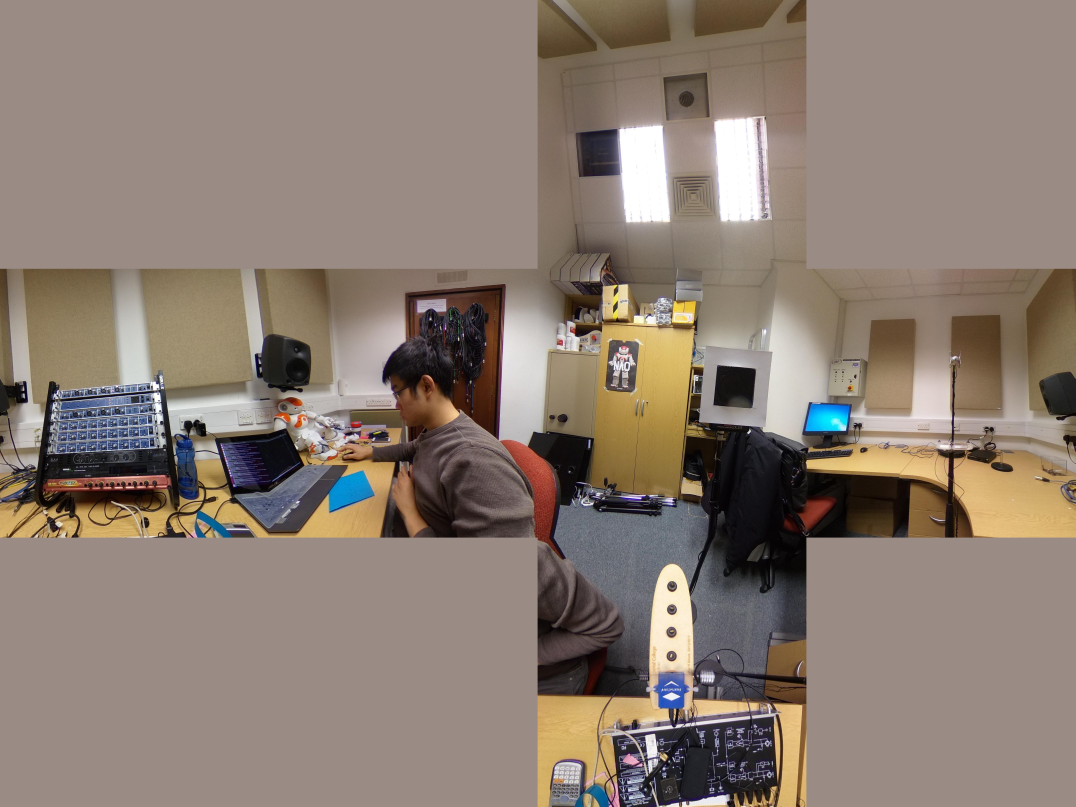
#> input picture src/images/cube_map.jpg, 5376 x 4032 px, found by its file name (shown at 1/5 size)
$ python main_draft_caa140518.py   (older library calls are emulated)
#> lines starting #> are read from the running program, lines starting #| are printed output that depends on the picture; after the words box and inside, x2 and y2 are one past the last pixel; in counts of white or black regions, pixels touching at a corner belong together
import toolbox as tb
import numpy as np
import cv2

def setEdgeParameters(img):
	# Input: Image frame
	# Output: Adaptive thresholds for Canny Edge Detection
	sigma = 0.33
	v = np.median(img)
	lower_threshold = int(max(0, (1.0 - sigma) * v))
	upper_threshold = int(min(255, (1.0 + sigma) * v))

	return lower_threshold, upper_threshold

def findSpeaker(c):
	perimeter = cv2.arcLength(c, True)
	epsilon = 0.01*perimeter
	approx = cv2.approxPolyDP(c, epsilon, True)

	if len(approx) == 4:
		(x,y,w,h) = cv2.boundingRect(approx)
		aspect_ratio = w/float(h)
		area = cv2.contourArea(c)
		hullArea = cv2.contourArea(cv2.convexHull(c))
		solidity = area/float(hullArea)

		# Check for Flags:
		keepSolidity = solidity > 0.9
		keepAspectRatio = aspect_ratio >= 0.8 and aspect_ratio <= 1.2 # To account for warping outside horizontal plane
		keepDims = w > 50 and h > 50 # If cannot detect, adjust this!

		# Found Speaker:
		if keepAspectRatio and keepSolidity and keepDims:
			return True, [approx]
		else:
			return False, []
	else:
		return False, []

img = cv2.imread('images/cube_map.jpg', 1)
#> img is the input picture: shape (4032, 5376, 3); mean B, G, R 114.7, 125.3, 139.7
pixel_threshold = 10

gray_img = cv2.cvtColor(img, cv2.COLOR_BGR2GRAY)
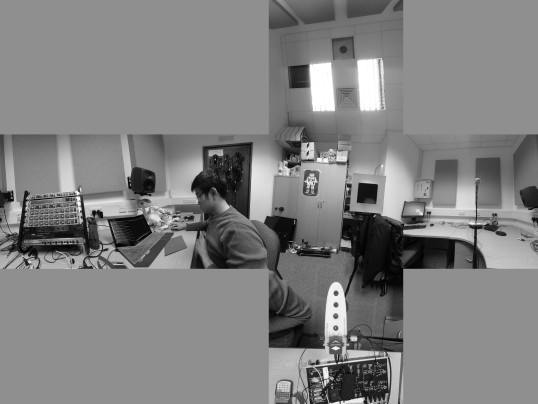
#> gray_img: shape (4032, 5376) (shown at 1/10 size); min 0, max 255, mean 128.5
blurred = cv2.GaussianBlur(gray_img, (5,5), 0)

canny_low, canny_high = setEdgeParameters(img)
#> in setEdgeParameters, `v = np.median(img)`: v = 133
#> in setEdgeParameters, `lower_threshold = int(max(0, (1.0 - sigma) * v))`: lower_threshold = 89
#> in setEdgeParameters, `upper_threshold = int(min(255, (1.0 + sigma) * v))`: upper_threshold = 176
#> canny_low = 89; canny_high = 176

# Set Up Windows:
cv2.namedWindow('output_edged', cv2.WINDOW_NORMAL)
cv2.namedWindow('output_img', cv2.WINDOW_NORMAL)

while (pixel_threshold != 255):
	# Binary intensity sweep
	ret, th1 = cv2.threshold(blurred, pixel_threshold, 255,
		cv2.THRESH_BINARY_INV)
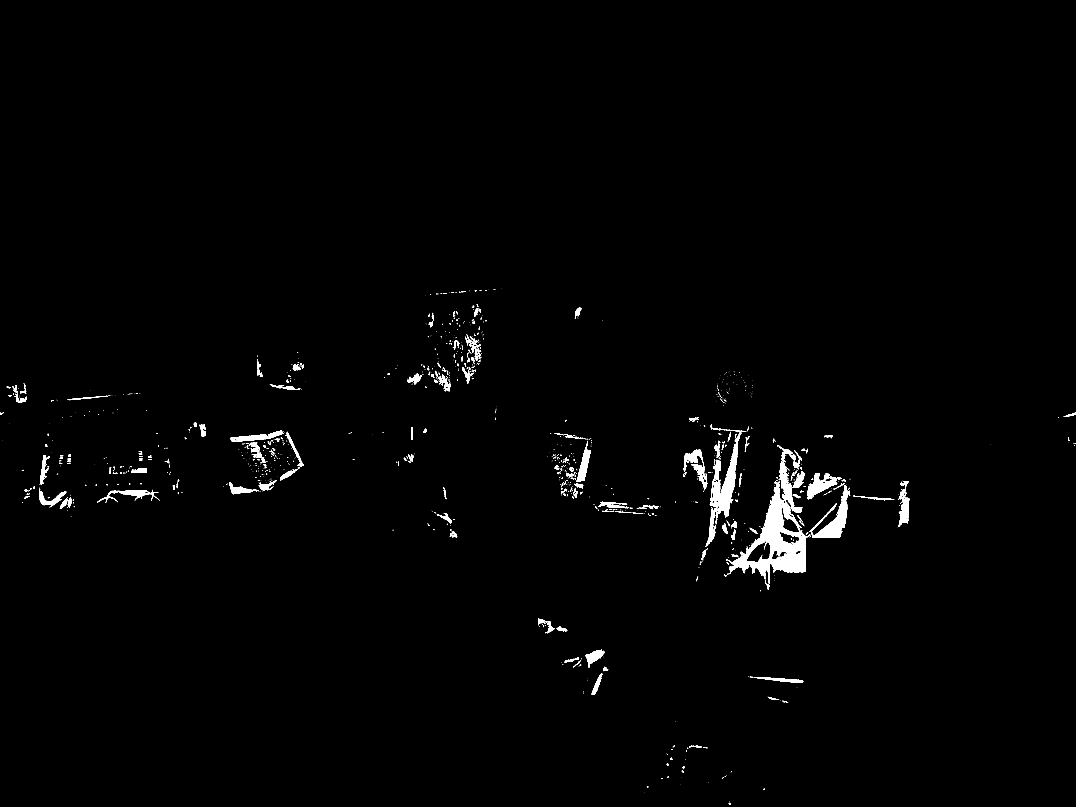
#> th1: shape (4032, 5376) (shown at 1/5 size); 1.1% white; 1252 white regions (901 under 20 px), largest, box (x1, y1, x2, y2) and area: (3635, 2405, 4052, 2948) 62486, (3528, 2163, 3707, 2735) 23460, (4057, 2426, 4250, 2686) 13629
#> ret = 10

	# Canny Edge Detection post-binary sweep
	edged = cv2.Canny(th1, canny_low, canny_high)
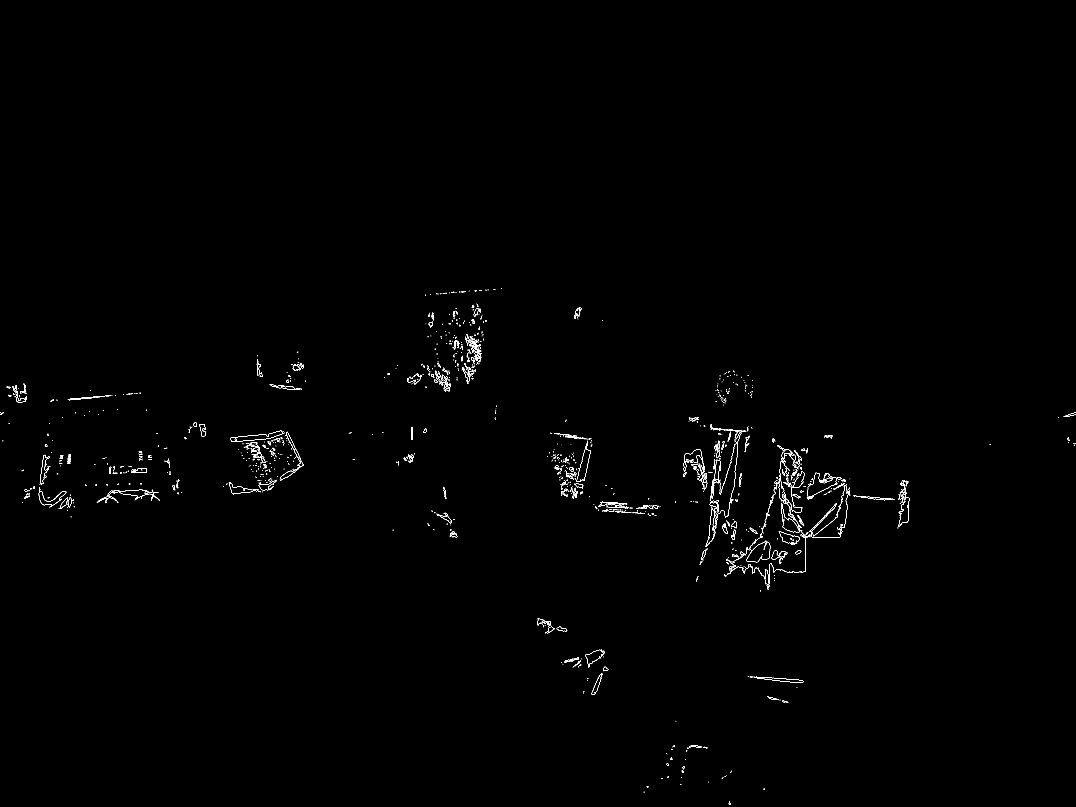
#> edged: shape (4032, 5376) (shown at 1/5 size); 0.21% white in thin lines or dots, all inside (x1, y1, x2, y2) = (0, 1440, 5376, 4025)
	edged = cv2.dilate(edged, None, iterations = 1)
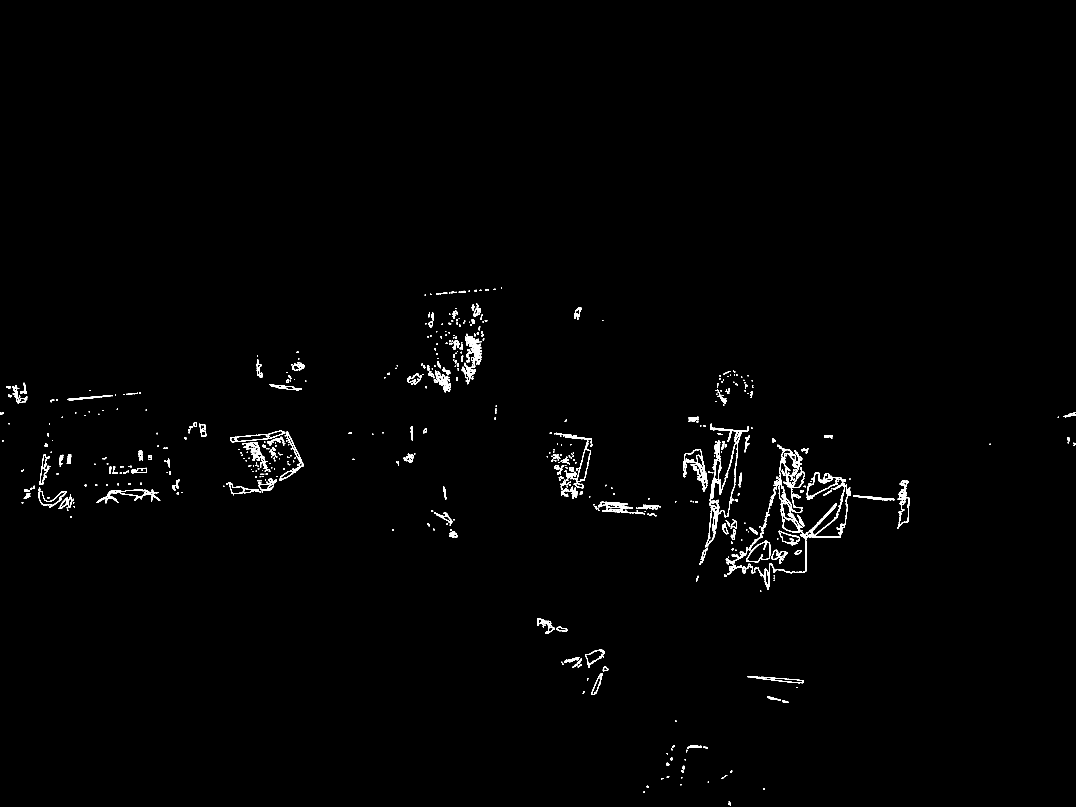
#> edged: shape (4032, 5376) (shown at 1/5 size); 0.73% white; 858 white regions (58 under 20 px), largest, box (x1, y1, x2, y2) and area: (3629, 2224, 4053, 2949) 18120, (3526, 2161, 3708, 2736) 8993, (3417, 2247, 3537, 2452) 4565
	edged = cv2.erode(edged, None, iterations = 1)

	# Display Canny Edge Changes
	cv2.resizeWindow('output_edged', 1000, 800)
	cv2.imshow('output_edged', edged)

	output, contours, hierarchy = cv2.findContours(
									edged,
									cv2.RETR_EXTERNAL,
									cv2.CHAIN_APPROX_SIMPLE
									)
#> contours = 958 contours, 666 with area under 20; largest, box (x1, y1, x2, y2) and area: (3630, 2402, 4052, 2948) 81436, (3527, 2162, 3707, 2735) 24216, (4056, 2425, 4251, 2686) 13998, (4034, 2364, 4208, 2496) 9468, (3418, 2248, 3536, 2451) 7122

	for c in contours:
		foundSpeaker, approx = findSpeaker(c)

		if foundSpeaker:
			cv2.drawContours(img, approx, -1, (0,0,255), 2)
			cv2.resizeWindow('output_img', 1000, 800)
			cv2.imshow('output_img', img)
#> this loop made 958 passes
#> (perimeter in findSpeaker, epsilon in findSpeaker) on passes 1, 2, 4: (33.56, 0.336), (8.83, 0.0883), (17.66, 0.177)

	pixel_threshold += 1

if cv2.waitKey(0) & 0xFF == ord('q'):
	cv2.destroyAllWindows()

$ run again, with src/images/R0010039.JPG copied over src/images/cube_map.jpg
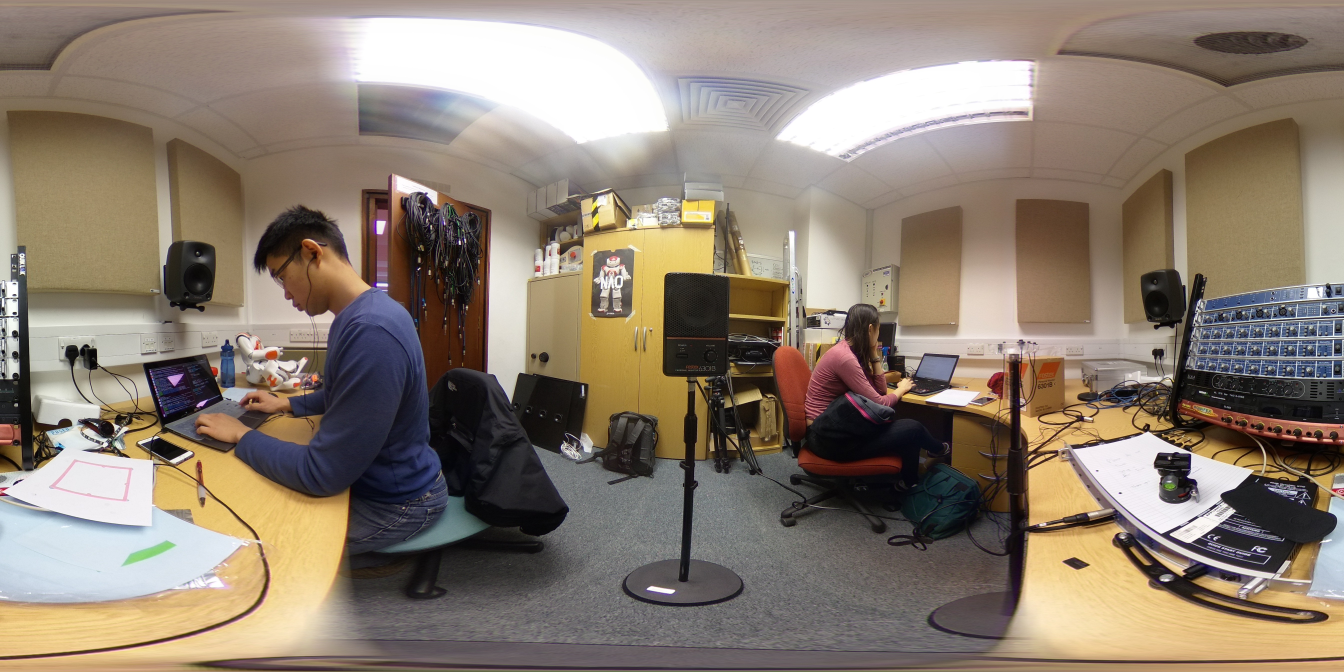
#> input picture src/images/R0010039.JPG, 5376 x 2688 px, found by its file name (shown at 1/4 size)
#> img is the input picture: shape (2688, 5376, 3); mean B, G, R 112.4, 126, 139.3
#> v = 123
#> lower_threshold = 82
#> upper_threshold = 163
#> canny_low = 82; canny_high = 163
#> `ret, th1 = cv2.threshold(blurred, pixel_threshold, 255, cv2.THRESH_BIN..`:
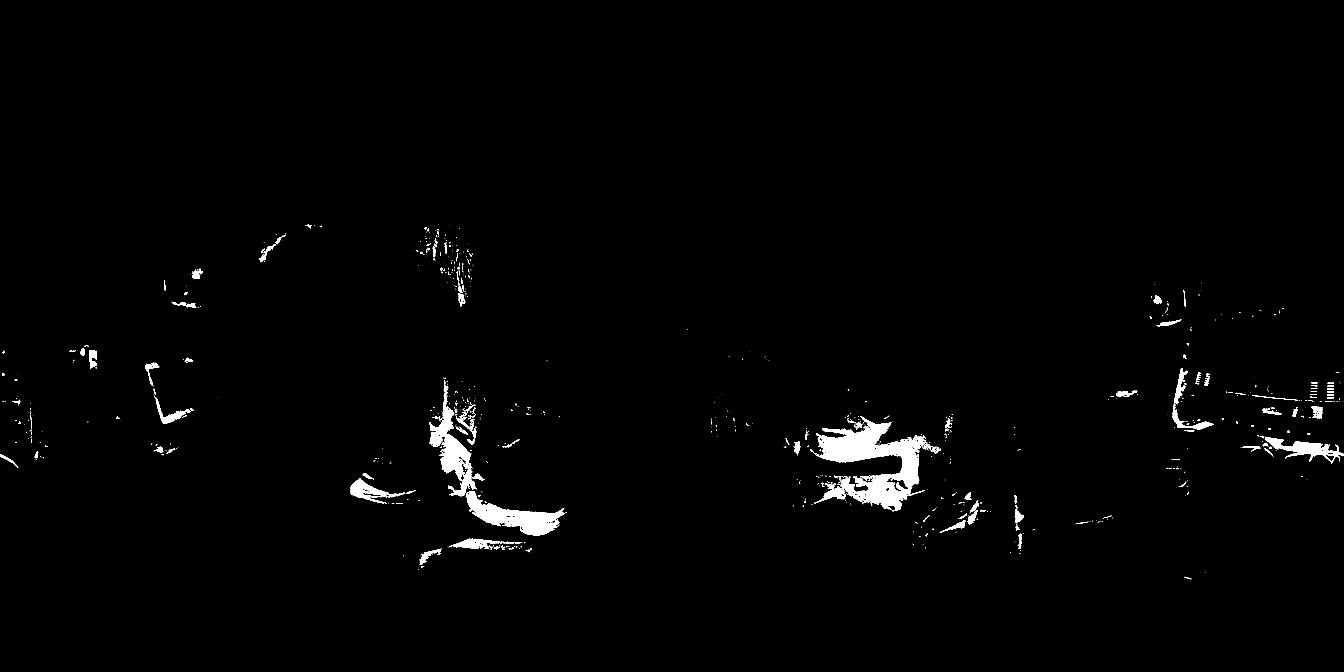
#> th1: shape (2688, 5376) (shown at 1/4 size); 1.3% white; 998 white regions (738 under 20 px), largest, box (x1, y1, x2, y2) and area: (3257, 1670, 3704, 2045) 67001, (1863, 1964, 2259, 2144) 25842, (1718, 1567, 1906, 1985) 23492
#> ret = 10
#> `edged = cv2.dilate(edged, None, iterations = 1)`:
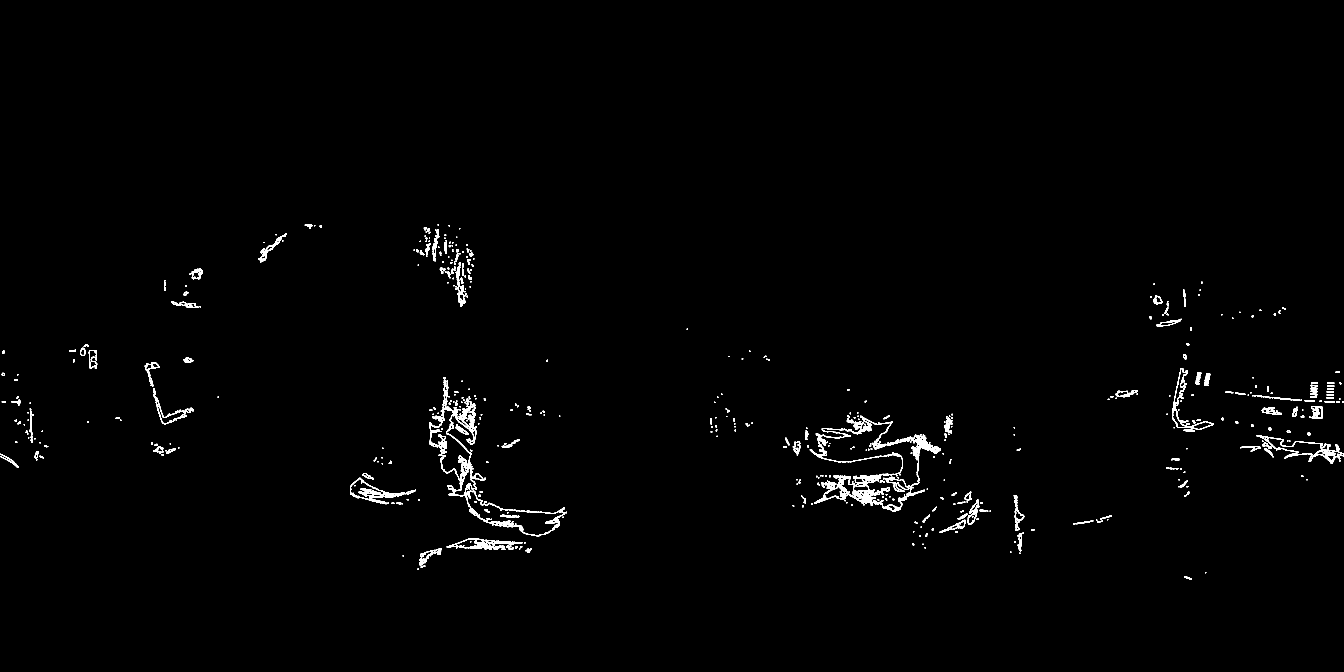
#> edged: shape (2688, 5376) (shown at 1/4 size); 0.86% white; 639 white regions (42 under 20 px), largest, box (x1, y1, x2, y2) and area: (3239, 1663, 3764, 2046) 25397, (1716, 1518, 1943, 1986) 10401, (1862, 1963, 2260, 2145) 6038
#> contours = 659 contours, 448 with area under 20; largest, box (x1, y1, x2, y2) and area: (3240, 1664, 3731, 2045) 72440, (1863, 1964, 2259, 2144) 27331, (1717, 1519, 1942, 1985) 26678, (1402, 1912, 1663, 2016) 7134, (1795, 2153, 2089, 2198) 4690
#> the loop `for c in contours:` made 659 passes
#> (perimeter in findSpeaker, epsilon in findSpeaker) on passes 1, 4, 5: (66.38, 0.664), (8.83, 0.0883), (40.73, 0.407)
